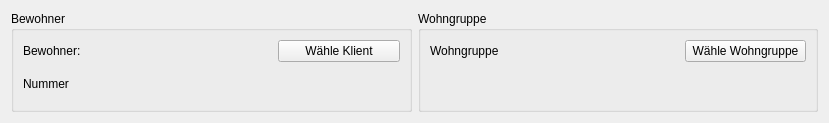
<?xml version="1.0" encoding="UTF-8"?>
<ui version="4.0">
 <class>InfoWidget</class>
 <widget class="QWidget" name="InfoWidget">
  <property name="geometry">
   <rect>
    <x>0</x>
    <y>0</y>
    <width>829</width>
    <height>123</height>
   </rect>
  </property>
  <property name="windowTitle">
   <string>Form</string>
  </property>
  <layout class="QHBoxLayout" name="horizontalLayout">
   <item>
    <widget class="QGroupBox" name="groupBox">
     <property name="title">
      <string>Bewohner</string>
     </property>
     <layout class="QGridLayout" name="gridLayout">
      <item row="0" column="0">
       <widget class="QLabel" name="label">
        <property name="text">
         <string>Bewohner:</string>
        </property>
       </widget>
      </item>
      <item row="0" column="1">
       <widget class="QLabel" name="label_Bewohner_anzeigen">
        <property name="text">
         <string/>
        </property>
       </widget>
      </item>
      <item row="1" column="0">
       <widget class="QLabel" name="label_2">
        <property name="text">
         <string>Nummer</string>
        </property>
       </widget>
      </item>
      <item row="0" column="2">
       <widget class="QPushButton" name="pushButton">
        <property name="text">
         <string>Wähle Klient</string>
        </property>
        <property name="icon">
         <iconset>
          <normaloff>lupe.png</normaloff>lupe.png</iconset>
        </property>
       </widget>
      </item>
      <item row="1" column="1">
       <widget class="QLabel" name="label_Nummer">
        <property name="text">
         <string/>
        </property>
       </widget>
      </item>
     </layout>
    </widget>
   </item>
   <item>
    <widget class="QGroupBox" name="groupBox_2">
     <property name="title">
      <string>Wohngruppe</string>
     </property>
     <layout class="QGridLayout" name="gridLayout_2">
      <item row="0" column="0">
       <widget class="QLabel" name="label_3">
        <property name="text">
         <string>Wohngruppe</string>
        </property>
       </widget>
      </item>
      <item row="1" column="0">
       <widget class="QLabel" name="label_4">
        <property name="text">
         <string/>
        </property>
       </widget>
      </item>
      <item row="0" column="1">
       <widget class="QLabel" name="label_Gruppe_anzeigen">
        <property name="text">
         <string/>
        </property>
       </widget>
      </item>
      <item row="0" column="2">
       <widget class="QPushButton" name="pushButton_2">
        <property name="text">
         <string>Wähle Wohngruppe</string>
        </property>
        <property name="icon">
         <iconset>
          <normaloff>lupe.png</normaloff>lupe.png</iconset>
        </property>
       </widget>
      </item>
     </layout>
    </widget>
   </item>
  </layout>
 </widget>
 <resources/>
 <connections/>
</ui>
